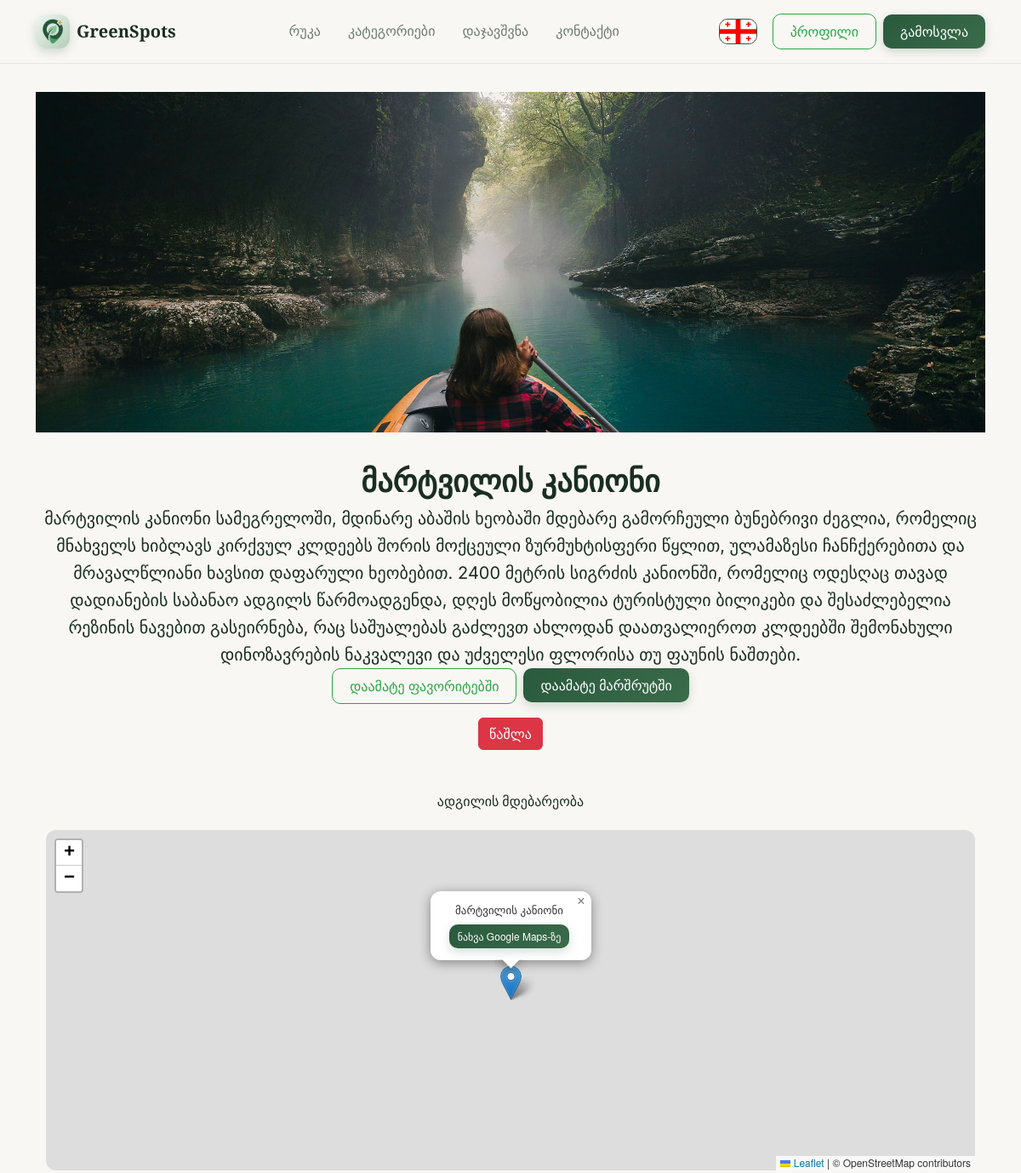
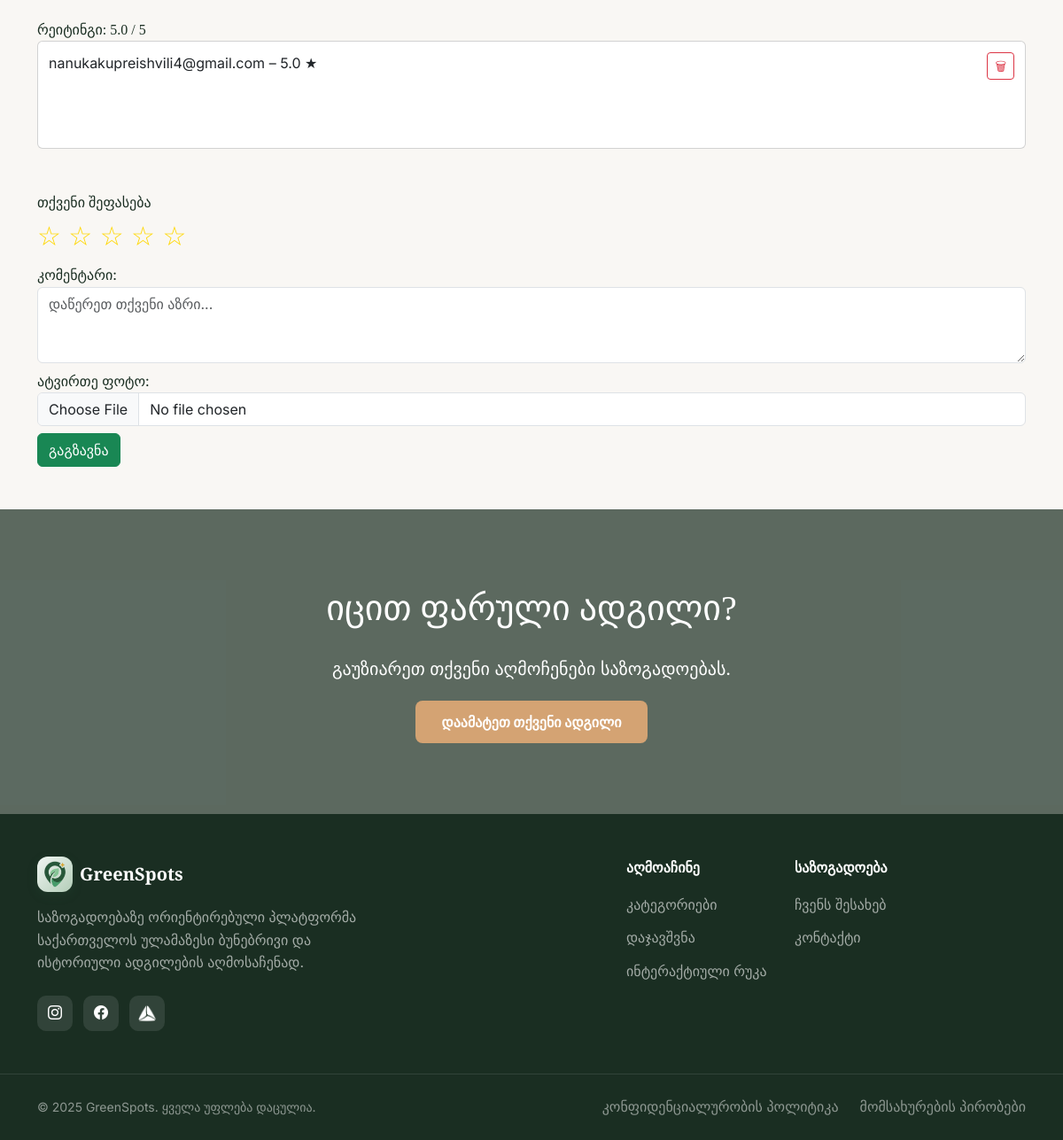
The page /place/1 (signed in) on the database its author committed (2 pictures, top to bottom).
### models.py (models this page shows, shortened)
class Place(db.Model):
    __tablename__ = 'place'
    id = db.Column(db.Integer, primary_key=True)
    name = db.Column(db.String(100), nullable=False)
    description = db.Column(db.Text, nullable=False)
    category = db.Column(db.String(100))
    region = db.Column(db.String(50))
    image = db.Column(db.String(200))
    latitude = db.Column(db.Float, nullable=True)
    longitude = db.Column(db.Float, nullable=True)
    rating = db.Column(db.Float)
    user_id = db.Column(db.Integer, db.ForeignKey('user.id'))
    user = db.relationship('User', backref='places')
    ratings = db.relationship('Rating', backref='place', lazy=True)
    category_id = db.Column(db.Integer, db.ForeignKey('category.id'))

class Rating(db.Model):
    id = db.Column(db.Integer, primary_key=True)
    user_id = db.Column(db.Integer, db.ForeignKey('user.id'))
    place_id = db.Column(db.Integer, db.ForeignKey('place.id'))
    stars = db.Column(db.Float, nullable=False)  # 0–5 scale
    comment = db.Column(db.Text)
    image = db.Column(db.String(200))
    timestamp = db.Column(db.DateTime, default=datetime.utcnow)
    user = db.relationship('User', backref='ratings')

class User(UserMixin, db.Model):
    id = db.Column(db.Integer, primary_key=True)
    username = db.Column(db.String(100), unique=True, nullable=False)
    email = db.Column(db.String(120), unique=True, nullable=False)
    password_hash = db.Column(db.String(200), nullable=False)  # <-- updated
    favorites = db.relationship('Place', secondary=favorites_table, backref=db.backref('favorited_by', lazy='select'))
    role = db.Column(db.String(50), default="user")  # optional
    is_admin = db.Column(db.Boolean, default=False)

### app.py (the view, shortened to what this page needs)
@app.route("/place/<int:place_id>", methods=["GET", "POST"])
@login_required
def place_detail(place_id):
    place = Place.query.get_or_404(place_id)
    place.name = translate_text(place.name)
    place.description = translate_text(place.description)
    for rating in place.ratings:
        if rating.comment:
            rating.comment = translate_text(rating.comment)
    avg_rating = round(sum(r.stars for r in place.ratings)/len(place.ratings), 1) if place.ratings else 0
    return render_template("place_detail.html", place=place, ratings=place.ratings, avg_rating=avg_rating)

### app.py (called while the page is built)
@login_manager.user_loader
def load_user(user_id):
    return db.session.get(User, int(user_id))

@app.before_request
def load_language():
    g.lang = request.cookies.get('lang', 'ge')

def translate_text(text):
    if text and hasattr(g, 'lang') and g.lang == 'en':
        try:
            return GoogleTranslator(source='auto', target='en').translate(text)
        except Exception as e:
            print(f"Translation failed: {e}")
            return text
    return text

### templates/place_detail.html (shortened to what this page needs)
{% extends "base.html" %}
{% block css %}
<link rel="stylesheet" href="{{ url_for('static', filename='css/reset.css') }}">
<link rel="stylesheet" href="{{ url_for('static', filename='css/index.css') }}">
<link rel="stylesheet" href="{{ url_for('static', filename='css/dashboard.css') }}">
<link rel="stylesheet" href="https://unpkg.com/leaflet/dist/leaflet.css" />
{% endblock %}
{% block content %}
<div class="container py-5">
    <div class="text-center mb-4">
        <img src="{{ url_for('static', filename='uploads/' ~ place.image) }}" class="img-banner" alt="{{ place.name }}">
        <h1 class="head-text">{{ place.name }}</h1>
        <p class="place-description">{{ place.description }}</p>
        <div class="d-flex justify-content-center gap-2 mb-3">
            <button id="favorite-btn" data-id="{{ place.id }}" class="btn {% if place in current_user.favorites %}btn-green{% else %}btn-outline-green{% endif %}">
                {% if place in current_user.favorites %}
                    {% if g.lang=='en' %}Remove from Favorites{% else %}წაშალე ფავორიტებიდან{% endif %}
                {% else %}
                    {% if g.lang=='en' %}Add to Favorites{% else %}დაამატე ფავორიტებში{% endif %}
                {% endif %}
            </button>
            <form method="POST">
                <button type="submit" class="btn btn-primary-green">
                    {% if g.lang=='en' %}Add to Route{% else %}დაამატე მარშრუტში{% endif %}
                </button>
            </form>
        </div>
        {% if current_user.is_admin %}
       <form method="POST" action="{{ url_for('delete_place', place_id=place.id) }}" onsubmit="return confirm('{% if g.lang == "en" %}Delete this place permanently?{% else %}დარწმუნებული ხართ რომ გსურთ წაშლა?{% endif %}');">
            <button type="submit" class="btn btn-danger">
                {% if g.lang=='en' %}Delete Place{% else %}წაშლა{% endif %}
            </button>
        </form>
        {% endif %}
        {% if place.latitude and place.longitude %}
        <div class="container mt-5">
            <h3>{% if g.lang=='en' %}Location{% else %}ადგილის მდებარეობა{% endif %}</h3>
            <div id="place-map"></div>
        </div>
        {% endif %}
    </div>
    <section>
        <h3>{% if g.lang=='en' %}Rating{% else %}რეიტინგი{% endif %}: {{ avg_rating }} / 5</h3>
        {% for rating in ratings %}
            <div class="card mb-3" id="rating-{{ rating.id }}">
                <div class="card-body d-flex justify-content-between align-items-start">
                    <div>
                        <p><strong>{{ rating.user.username }}</strong> – {{ rating.stars }} ★</p>
                    </div>
                    {% if current_user.id == rating.user_id or current_user.is_admin %}
                    <button class="btn btn-outline-danger btn-sm delete-comment" data-id="{{ rating.id }}">
                        🗑
                    </button>
                    {% endif %}
                </div>
            </div>
        {% endfor %}
        <h4 class="mt-5">{% if g.lang=='en' %}Your Review{% else %}თქვენი შეფასება{% endif %}</h4>
        <form method="POST" enctype="multipart/form-data" id="rating-form">
            <div class="star-rating mb-2">
                {% for i in range(1, 6) %}
                    <span class="star" data-value="{{ i }}">☆</span>
                {% endfor %}
            </div>
            <div class="mb-2">
                <label>{% if g.lang=='en' %}Comment:{% else %}კომენტარი:{% endif %}</label>
                <textarea name="comment" rows="3" class="form-control" placeholder="{% if g.lang=='en' %}Write your thoughts...{% else %}დაწერეთ თქვენი აზრი...{% endif %}"></textarea>
            </div>
            <div class="mb-2">
                <label>{% if g.lang=='en' %}Upload Image:{% else %}ატვირთე ფოტო:{% endif %}</label>
                <input type="file" name="image" class="form-control">
            </div>
            <button type="submit" class="btn btn-success">
                {% if g.lang=='en' %}Submit{% else %}გაგზავნა{% endif %}
            </button>
        </form>
    </section>
</div>
{% endblock %}

### static/css/index.css (style rules this page uses)
:root { --forest-50: #f0f5f2; --forest-100: #d9e6de; --forest-200: #b3cdb8; --forest-300: #6b9b7a; --forest-400: #4a7d5a; --forest-500: #3a6b4a; --forest-600: #2a5a3d; --forest-700: #234a33; --forest-800: #1c3a28; --forest-900: #152a1e; --sand-50: #fdfcfa; --sand-100: #f7f4ef; --sand-200: #ede7db; --sand-300: #d9cfbc; --sand-400: #c9a855; --sand-500: #d4a234; --background: #f9f7f4; --foreground: #1a2e22; --muted: #6b7c72; --accent: #d4a234; }
html { scroll-behavior: smooth; }
* { margin: 0; padding: 0; box-sizing: border-box; }
body { font-family: "ALK life", 'Inter', sans-serif; background-color: var(--background); color: var(--foreground); line-height: 1.6; }
h1, h2, h3, h4, h5, h6 { font-family: 'Playfair Display', "ALK life", serif; }
.btn-primary-green { background: linear-gradient(135deg, var(--forest-600), var(--forest-500)); border: none; color: white; padding: 0.5rem 1.25rem; border-radius: 10px; font-weight: 500; transition: all 0.3s ease; box-shadow: 0 4px 12px rgba(42, 90, 61, 0.2); }
.btn-outline-green { background: transparent; border: 2px solid var(--forest-600); color: var(--forest-600); padding: 0.5rem 1.25rem; border-radius: 10px; font-weight: 500; transition: all 0.3s ease; }
img { max-width: 100%; height: auto; }
body { overflow-x: hidden; }

### static/css/dashboard.css (style rules this page uses)
body { font-family: "ALK life", 'Inter', sans-serif; margin: 0; padding: 0; }
html { scroll-behavior: smooth; }
.card-body { min-height: 120px; padding: 0.75rem; }

### templates/place_detail.html (style rules this page uses)
.btn-outline-green { background-color: transparent; color: #28a745; border: 1px solid #28a745; }
.img-banner { margin-top: 60px; width: 100%; height: 400px; object-fit: cover; }
.head-text { font-size: 36px; font-weight: 700; margin-top: 20px; }
.place-description { font-size: 20px; line-height: 1.6; }
.star-rating { font-size: 30px; cursor: pointer; display: inline-block; }
.star { color: gold; transition: transform 0.1s; }
#place-map { width: 100%; height: 400px; border-radius: 12px; margin: 20px 0; }

### rows shown on the page
Place: image (picture), name "მარტვილის კანიონი", description "მარტვილის კანიონი სამეგრელოში, მდინარე აბაშის ხეობაში მდებარე გამორჩეული ბუნებრივი ძეგლია, რომელიც მნახველს ხიბლავს კირქვულ კლდეებს შორის მოქცეული ზურმუხტისფერი წყლით, ულამაზესი ჩანჩქერებითა და მრავალწლიანი ხავსით დაფარული ხეობებით. 2400 მეტრის სიგრძის კანიონში, რომელიც ოდესღაც თავად დადიანების საბანაო ადგილს წარმოადგენდა, დღეს მოწყობილია ტურისტული ბილიკები და შესაძლებელია რეზინის ნავებით გასეირნება, რაც საშუალებას გაძლევთ ახლოდან დაათვალიეროთ კლდეებში შემონახული დინოზავრების ნაკვალევი და უძველესი ფლორისა თუ ფაუნის ნაშთები."
Rating: user.username "nanukakupreishvili4@gmail.com", stars "5.0"

### other values the page prints
{{ avg_rating }} "5.0"
